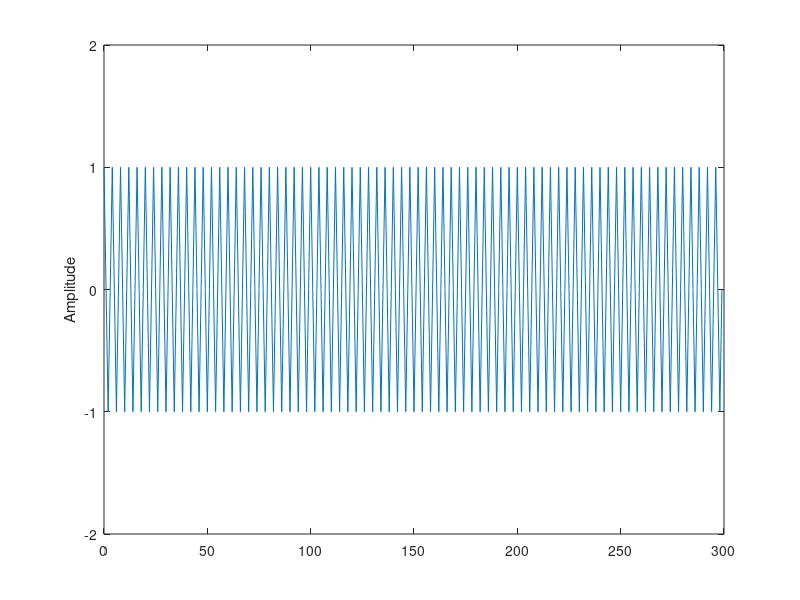

The MATLAB source for this figure:
% Program P2_9
% Generate the input sequence
clf;
n = 0:299;
x1 = cos(pi*n/2);
x2 = sin(pi*n/8);

% Compute the output sequences

% Plot the output sequences

plot(n,x1);axis([0 300 -2 2]);
ylabel('Amplitude');
